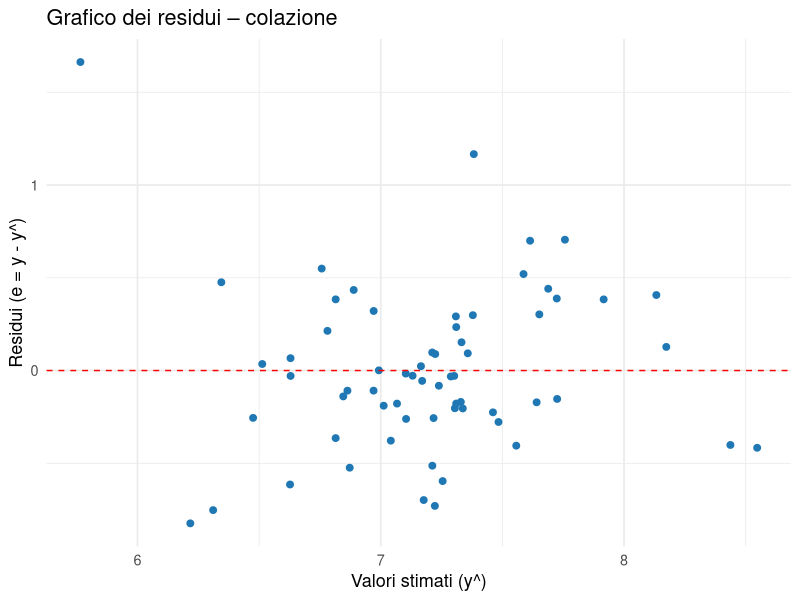
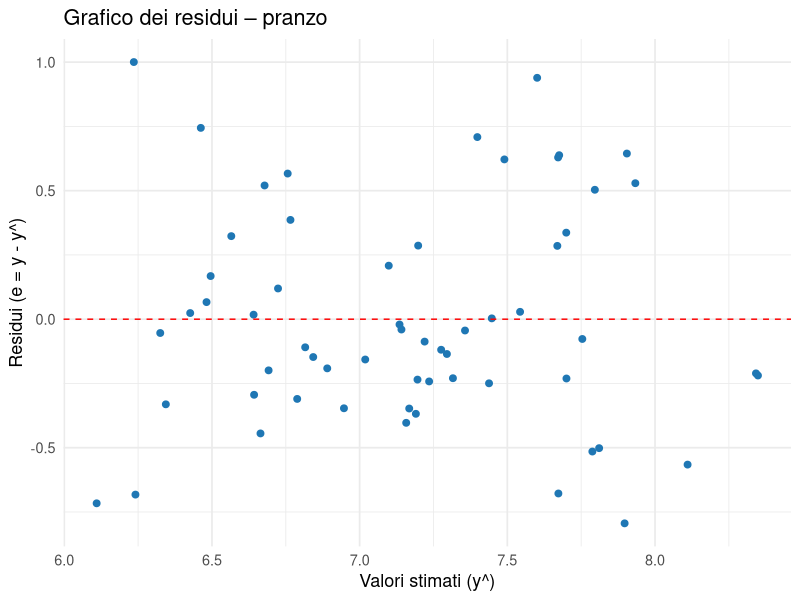
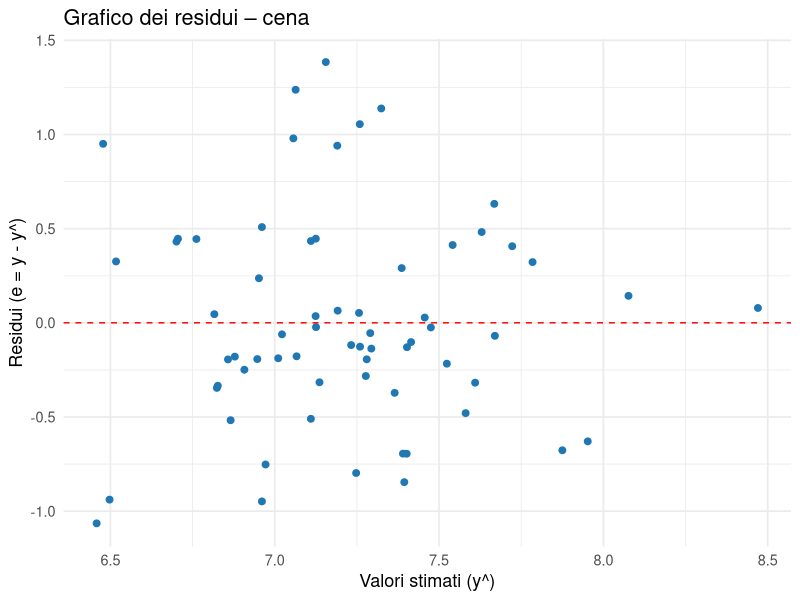

R code for these plots, in order:
# 📦 Pacchetti
library(dplyr)
library(broom)
library(ggplot2)

# 📁 Caricamento dati
data <- read.csv("./dataset/diabetes_clean_data3.csv", header = FALSE, stringsAsFactors = FALSE)
colnames(data) <- c("PatientID", "Date", "Time", "Code", "Value", "DateTime_raw", "DateTime", "UsesUltraLente")

# 🔄 Pulizia e conversioni sicure
data <- data %>%
  mutate(
    Code = as.numeric(Code),
    Value = as.numeric(gsub(",", ".", Value)),  # pulizia decimale se serve
    PatientID = as.character(PatientID)
  ) %>%
  filter(!is.na(Value), !is.na(Code))

# 🔍 Codici per i momenti della giornata
codici <- list(
  colazione = c(58, 59),
  pranzo = c(60, 61),
  cena = c(62, 63)
)

# 🧮 Calcolo GMI medio per ogni paziente
gmi_df <- data %>%
  filter(Code >= 48 & Code <= 64) %>%
  group_by(PatientID) %>%
  summarise(GMI = 3.31 + 0.02392 * mean(Value, na.rm = TRUE), .groups = "drop")

# 📊 Calcolo glicemia media per ciascun momento
glicemia_momenti <- lapply(names(codici), function(momento) {
  df <- data %>%
    filter(Code %in% codici[[momento]]) %>%
    group_by(PatientID) %>%
    summarise(glicemia_media = mean(Value, na.rm = TRUE), .groups = "drop") %>%
    rename(!!momento := glicemia_media)
  return(df)
})

# 🔗 Merge
confronto_df <- Reduce(function(x, y) full_join(x, y, by = "PatientID"), c(list(gmi_df), glicemia_momenti))

# 📁 Cartella per i grafici dei residui
if (!dir.exists("grafici_residui")) {
  dir.create("grafici_residui")
}

# 📊 Calcolo residui e salvataggio dei grafici
residui_risultati <- list()

analizza_residui <- function(xvar, nome_momento) {
  model <- lm(GMI ~ get(xvar), data = confronto_df)
  aug <- augment(model)
  media_residui <- mean(aug$.resid)
  var_residui <- var(aug$.resid)

  cat("📊", toupper(nome_momento), "\n")
  cat("Media residui:", round(media_residui, 5), "\n")
  cat("Varianza residui:", round(var_residui, 5), "\n\n")

  aug$momento <- nome_momento

  # 📉 Grafico dei residui
  p <- ggplot(aug, aes(x = .fitted, y = .resid)) +
    geom_point(color = "#1f77b4", size = 2) +
    geom_hline(yintercept = 0, linetype = "dashed", color = "red") +
    labs(
      title = paste("Grafico dei residui –", nome_momento),
      x = "Valori stimati (y^)",
      y = "Residui (e = y - y^)"
    ) +
    theme_minimal(base_size = 13)

  # Salvataggio PDF
  ggsave(
    filename = paste0("grafici_residui/residui_", nome_momento, ".pdf"),
    plot = p, width = 8, height = 5
  )

  return(aug)
}

residui_risultati$colazione <- analizza_residui("colazione", "colazione")
residui_risultati$pranzo    <- analizza_residui("pranzo", "pranzo")
residui_risultati$cena      <- analizza_residui("cena", "cena")

# 🔄 Per visualizzazioni multiple o analisi aggiuntive
residui_tutti <- bind_rows(residui_risultati)

# 📊 Modelli per tabella α, β, R², p
risultati <- lapply(c("colazione", "pranzo", "cena"), function(var) {
  model <- lm(GMI ~ get(var), data = confronto_df)
  tidy_model <- tidy(model)
  glance_model <- glance(model)
  data.frame(
    Momento = var,
    Alpha = round(tidy_model$estimate[1], 4),
    Beta = round(tidy_model$estimate[2], 4),
    R2 = round(glance_model$r.squared, 4),
    p_value = round(tidy_model$p.value[2], 5)
  )
})

# 📋 Tabella finale dei modelli
tabella_finale <- do.call(rbind, risultati)
print(tabella_finale)
